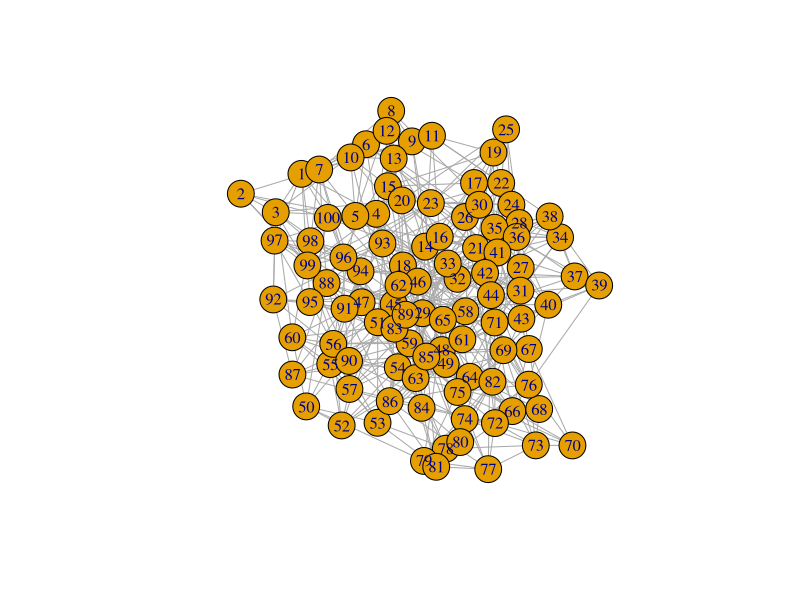
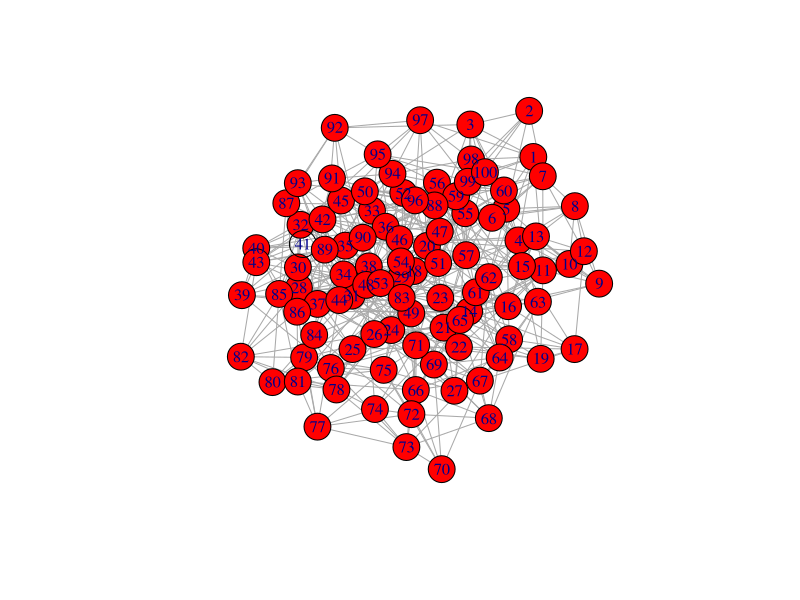
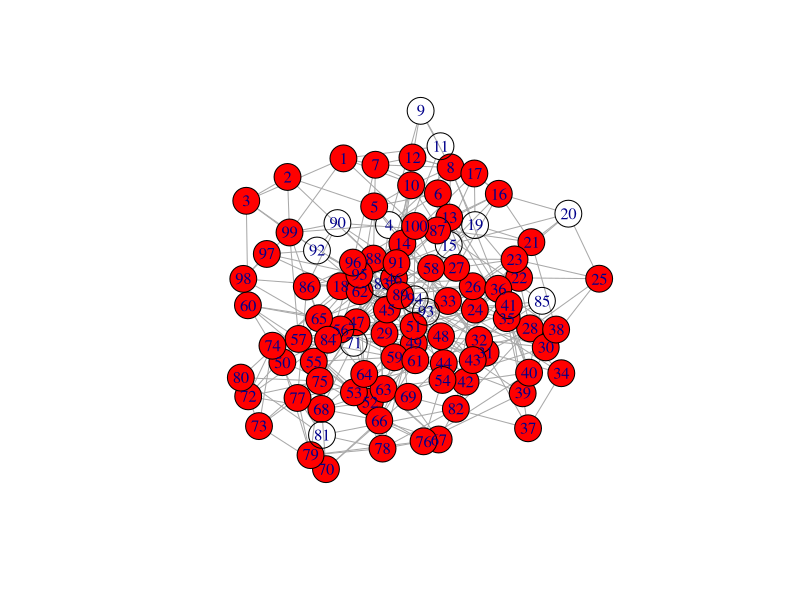

R code for these plots, in order:
##### Simple Simulation of Virus Spread in a Small World Network

library(igraph)
G <- sample_smallworld(1, 100, 5, 0.2)
plot(G)

# function for virus spread
# n = Number of initial infected, p = probability of infection, st = timesteps
spreadVirus <- function(G, n=3, p=0.2, st=10){
  infected <- c()
  infected <- c(infected, sample(length(V(G)), n))
  V(G)[infected]$color <- "red"
  for (b in 1:st){
    for (a in infected){
      ng <- neighbors(G, a)
      newInf <- sample(ng, round(p * length(ng)))
      V(G)[newInf]$color <- "red"
      infected <- c(infected, newInf)
      
    }
  }
  return(G)
}

G1 <- spreadVirus(G, st= 5)
d <- 0.3 # percentage of edges to be randomly removed
G2 <- spreadVirus(delete_edges(G, sample(E(G), round(0.3  * length(E(G))))), st = 5)
plot(G1)
# number of infected after st timesteps
length(which(V(G1)$color=="red"))
plot(G2)
length(which(V(G2)$color=="red"))
